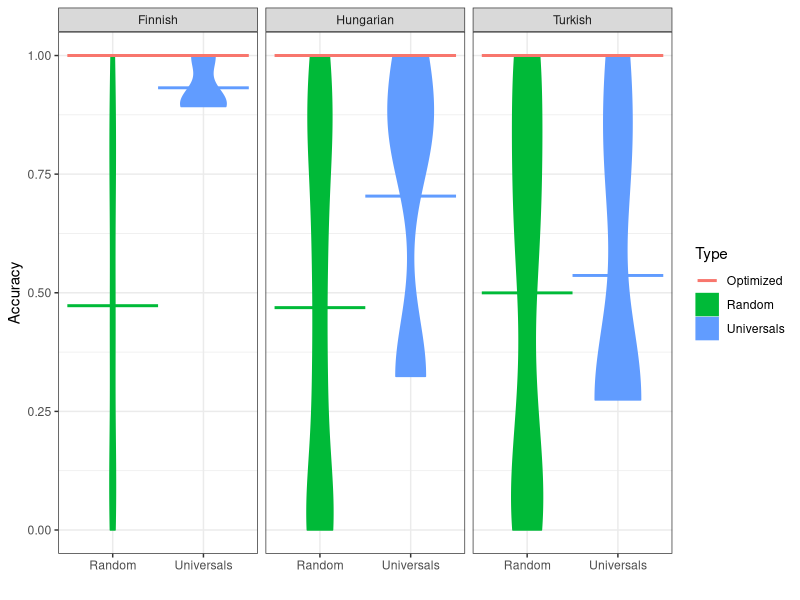
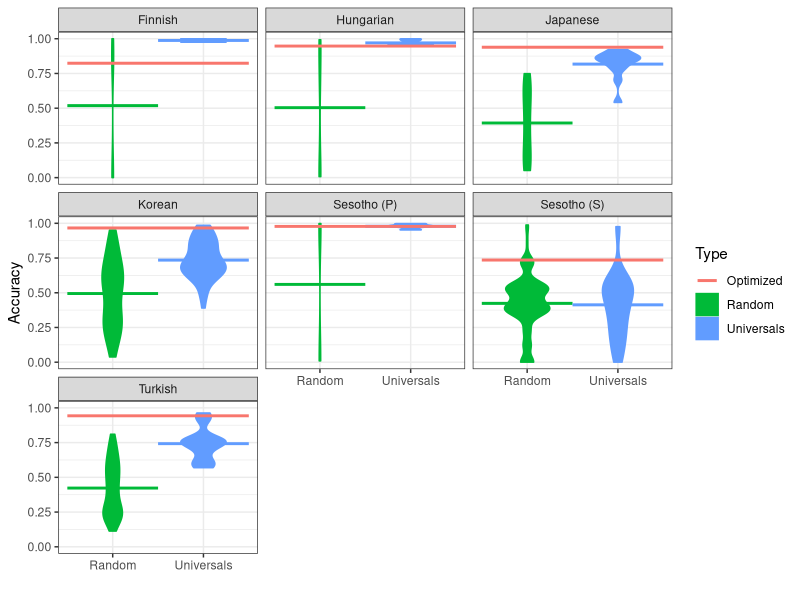

Recreate these plots in R, in order.
library(ggplot2)
library(tidyr)
library(dplyr)

data = read.csv("accuracies.tsv", sep="\t")
names(data) <- c("POS", "Language", "Type", "Accuracy_Pairs", "Accuracy_Full", "Accuracy_Full_Types")
data$Accuracy = data$Accuracy_Full

optimized = data %>% filter(Type=="Optimized") %>% group_by(Language, POS) %>% summarise(AccuracyOpt=mean(Accuracy))

quantiles = merge(data %>% filter(Type != "Optimized"), optimized, by=c("Language", "POS")) %>% group_by(Type, Language, POS) %>% summarise(Quantile = mean(Accuracy<=AccuracyOpt), Lower=binom.test(sum(Accuracy<=AccuracyOpt), NROW(Accuracy))$conf.int[[1]], Upper=binom.test(sum(Accuracy<=AccuracyOpt), NROW(Accuracy))$conf.int[[2]], PValue=binom.test(sum(Accuracy<=AccuracyOpt), NROW(Accuracy), alternative="greater")$p.val, AccuracyOpt=mean(AccuracyOpt))
#quantiles = quantiles %>% mutate(star = ifelse(PValue > 0.05, "", ifelse(PValue > 0.01, "*", ifelse(PValue > 0.001, "**", "***"))))
quantiles = quantiles %>% mutate(star = ifelse(PValue > 0.05, "", "*"))


means = data %>% group_by(Type, POS, Language) %>% filter(Type != "Optimized") %>% summarise(Accuracy=mean(Accuracy))

plot = ggplot(data  %>% filter(POS == "Nouns", Type != "Optimized"), aes(x=Type, y=Accuracy, color=Type, fill=Type)) + geom_violin(width=0.5) #+ geom_text(data=quantiles %>% filter(POS == "Nouns"), aes(y=AccuracyOpt-0.1, label=paste("", star)), size=5, color="black")
plot = plot + geom_segment(data=means %>% filter(POS == "Nouns", Type == "Random"), aes(x=0.5, xend=1.5, y=Accuracy, yend=Accuracy), size=1)
plot = plot + geom_segment(data=means %>% filter(POS == "Nouns", Type == "Universals"), aes(x=1.5, xend=2.5, y=Accuracy, yend=Accuracy), size=1)
plot = plot + geom_segment(data = data %>% filter(POS == "Nouns", Type == "Optimized") %>% group_by(Type, Language) %>% summarise(Accuracy=mean(Accuracy)), aes(x=c(0.5), xend=c(2.5), y=Accuracy, yend=Accuracy), size=1) 
plot = plot + facet_wrap(~Language) + theme_bw() + xlab("")
ggsave("accuracies_nouns_full_types.pdf", height=3, width=6)



plot = ggplot(data  %>% filter(POS == "Verbs", Type != "Optimized"), aes(x=Type, y=Accuracy, color=Type, fill=Type)) + geom_violin(width=0.5)
#geom_text(data=quantiles %>% filter(POS == "Verbs"), aes(y=AccuracyOpt-0.1, label=paste("", star)), size=5, color="black")
plot = plot + geom_segment(data=means %>% filter(POS == "Verbs", Type == "Random"), aes(x=0.5, xend=1.5, y=Accuracy, yend=Accuracy), size=1)
plot = plot + geom_segment(data=means %>% filter(POS == "Verbs", Type == "Universals"), aes(x=1.5, xend=2.5, y=Accuracy, yend=Accuracy), size=1)
plot = plot  + geom_segment(data = data %>% filter(POS == "Verbs", Type == "Optimized") %>% group_by(Type, Language) %>% summarise(Accuracy=mean(Accuracy)), aes(x=c(0.5), xend=c(2.5), y=Accuracy, yend=Accuracy), size=1)
plot = plot  + facet_wrap(~Language) + theme_bw() + xlab("")
ggsave("accuracies_verbs_full_types.pdf", height=6, width=6)

